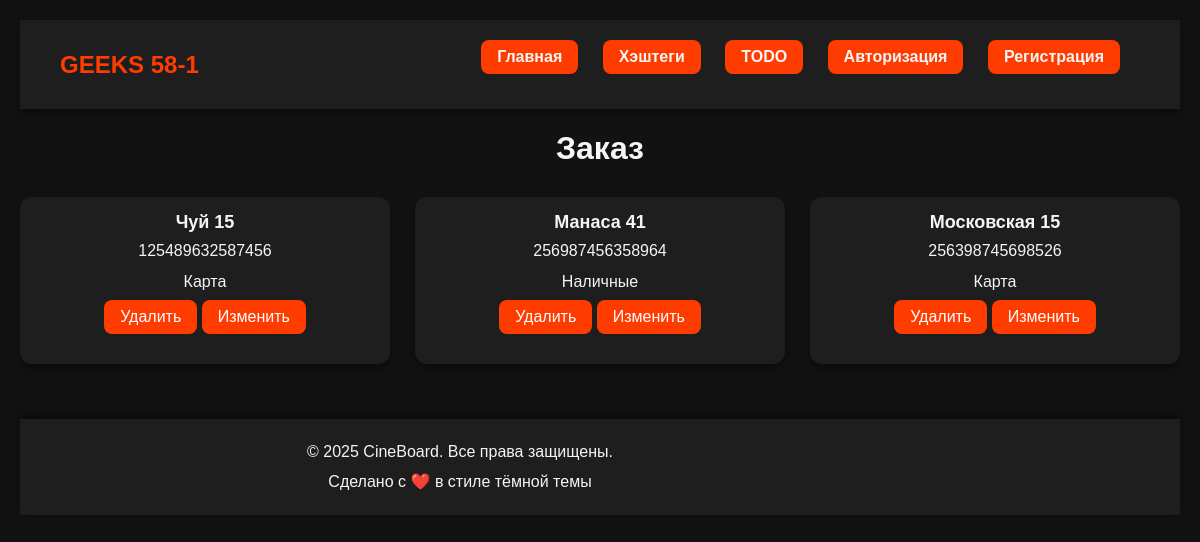
Before: /order_list/ with the older database file.
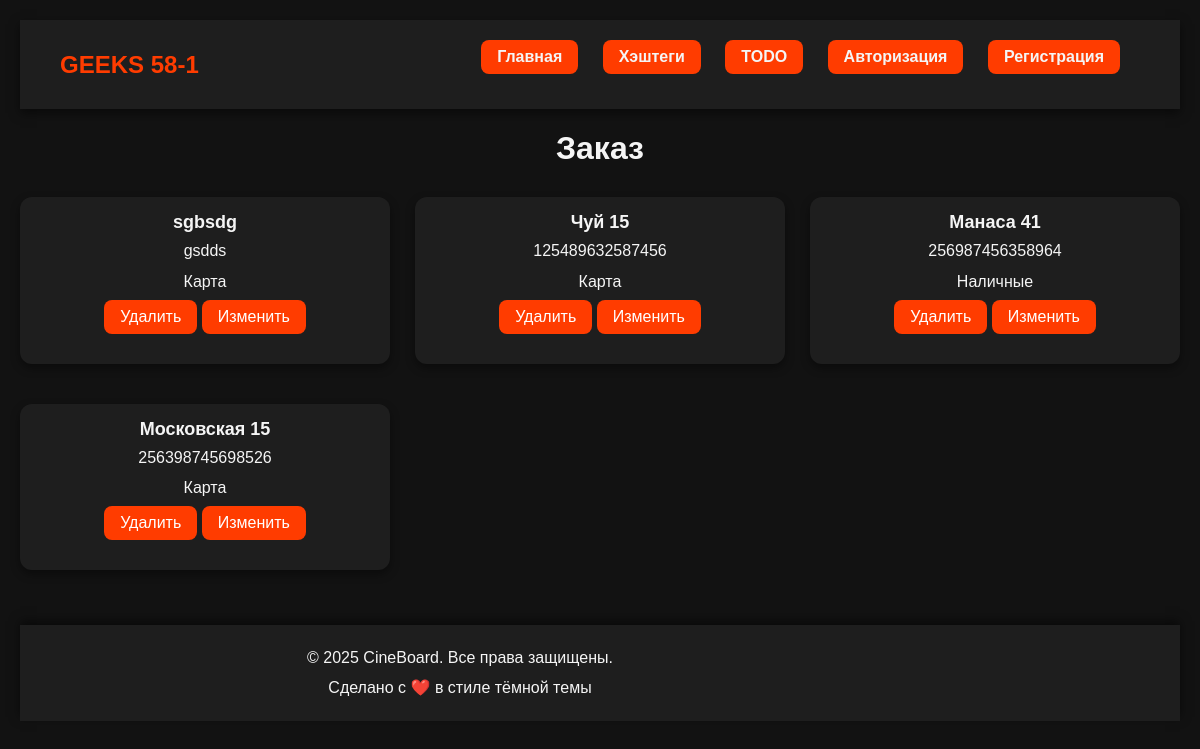
After: the same page with the newer database file.
### BASKET/models.py (models this page shows)
class Order(models.Model):
    PAYMENT = (
        ('Карта', 'Карта'),
        ('Наличные', 'Наличные'),
        ('QR-код', 'QR-код'),
    )
    address = models.CharField(max_length=100, verbose_name='Укажите адрес')
    inn = models.CharField(max_length=100, verbose_name='Укажите ИНН')
    payment = models.TextField(max_length=100, choices=PAYMENT, verbose_name='Укажите способ оплаты')
    books = models.ForeignKey(Book, on_delete=models.CASCADE, verbose_name='Книга')

### BASKET/views.py (the view)
# urls.py: path('order_list/', views.OrderListView.as_view(), name='order_list'),
class OrderListView(generic.ListView):
    model = models.Order
    template_name = 'order/order_list.html'
    context_object_name = 'order'
    ordering = ['-id']

### templates/order/order_list.html (shortened to what this page needs)
{% load static %}
<!DOCTYPE html>
<html lang="ru">
<head>
    <link rel="stylesheet" href="{% static 'css/style.css' %}">
</head>
<body>
{% include 'header.html' %}
<h1>Заказ</h1>
    <ul>
        {% for i in order %}
        <li>
            <h2>{{ i.address }}</h2>
            <p>{{ i.inn }}</p>
            <p>{{ i.payment }}</p>
            <a href="/order_list/{{ i.id }}/delete/">Удалить</a>
             <a href="/order_list/{{ i.id }}/update/">Изменить</a>
        </li>
        {% endfor %}
    </ul>
{% include 'footer.html' %}
</body>
</html>

Changed rows visible on the page:
added Order: address "sgbsdg", inn "gsdds", payment "Карта"
